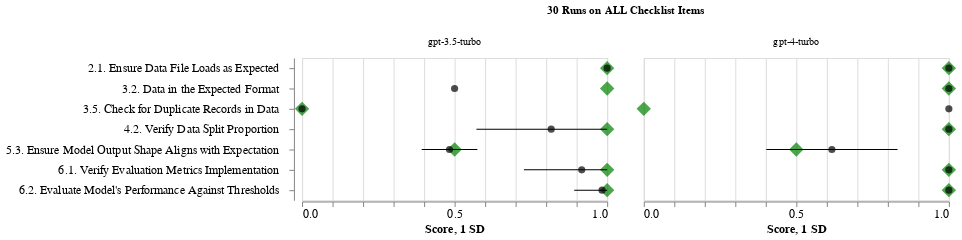

Here is the notebook cell this chart was saved with:
### Code cell
df_repo_4o__stat = pd.read_csv('score_stat_by_repo_4-turbo.csv')
df_repo_4o__stat_with_gt = df_repo_4o__stat.merge(gt, on=['id', 'title', 'repo'])
df_repo_4o__stat_with_gt['model'] = 'gpt-4-turbo'

df_repo_35turbo__stat_with_gt = df_repo__stat_with_gt.query("repo == 'lightfm'").copy()
df_repo_35turbo__stat_with_gt['model'] = 'gpt-3.5-turbo'

df_model_comp = pd.concat(
    (df_repo_35turbo__stat_with_gt, df_repo_4o__stat_with_gt), 
    axis=0
)

base = alt.Chart(
    df_model_comp
).transform_calculate(
    min="max(0, datum.mean-datum.std)",
    max="min(1, datum.mean+datum.std)"
)
    
# generate the points
points = base.mark_point(
    filled=True,
    size=50,
    color='black'
).encode(
    x=alt.X('mean:Q').scale(domainMin=0, domainMax=1).title("Score").axis(
        labelExpr="datum.value % 0.5 ? null : datum.label"
    ),
    y=alt.Y('id_title:N', title=None, axis=alt.Axis(labelPadding=10, labelLimit=1000, grid=False))#.scale(domainMin=0, domainMax=1).title('Score'),
)

# generate the points for ground truth
gt_points = base.mark_point(
    filled=True,
    size=200,
    color='green',
    shape="diamond"
).encode(
    x=alt.X('ground_truth:Q'),
    y=alt.Y('id_title:N')
)

# generate the error bars
errorbars = base.mark_errorbar().encode(
    x=alt.X("min:Q").title('1 SD'), #"id:N",
    x2="max:Q",
    y="id_title:N"
)

(
    gt_points + points + errorbars
).facet(
    column=alt.Column(
        'model:N'
    ).title(
        "30 Runs on ALL Checklist Items"
    )
).configure_axis( 
    labelFontSize=12, 
    titleFontSize=12
)

### Figure 1 — Vega-Lite specification as saved in the notebook (floating-point values rounded to 4 significant figures)
{"config": {"view": {"continuousWidth": 300, "continuousHeight": 300}, "axis": {"labelFontSize": 12, "titleFontSize": 12}}, "data": {"name": "data-9449d8cc537f0c6b2a0200b17ea17ab3"}, "facet": {"column": {"field": "model", "title": "30 Runs on ALL Checklist Items", "type": "nominal"}}, "spec": {"layer": [{"mark": {"type": "point", "color": "green", "filled": true, "shape": "diamond", "size": 200}, "encoding": {"x": {"field": "ground_truth", "type": "quantitative"}, "y": {"field": "id_title", "type": "nominal"}}, "transform": [{"calculate": "max(0, datum.mean-datum.std)", "as": "min"}, {"calculate": "min(1, datum.mean+datum.std)", "as": "max"}]}, {"mark": {"type": "point", "color": "black", "filled": true, "size": 50}, "encoding": {"x": {"axis": {"labelExpr": "datum.value % 0.5 ? null : datum.label"}, "field": "mean", "scale": {"domainMin": 0, "domainMax": 1}, "title": "Score", "type": "quantitative"}, "y": {"axis": {"grid": false, "labelLimit": 1000, "labelPadding": 10}, "field": "id_title", "title": null, "type": "nominal"}}, "transform": [{"calculate": "max(0, datum.mean-datum.std)", "as": "min"}, {"calculate": "min(1, datum.mean+datum.std)", "as": "max"}]}, {"mark": {"type": "errorbar"}, "encoding": {"x": {"field": "min", "title": "1 SD", "type": "quantitative"}, "x2": {"field": "max"}, "y": {"field": "id_title", "type": "nominal"}}, "transform": [{"calculate": "max(0, datum.mean-datum.std)", "as": "min"}, {"calculate": "min(1, datum.mean+datum.std)", "as": "max"}]}]}, "$schema": "https://vega.github.io/schema/vega-lite/v5.17.0.json", "datasets": {"data-9449d8cc537f0c6b2a0200b17ea17ab3": [{"repo": "lightfm", "id": 2.1, "count": 30.0, "mean": 1.0, "std": 0.0, "title": "Ensure Data File Loads as Expected", "id_title": "2.1. Ensure Data File Loads as Expected", "ground_truth": 1.0, "model": "gpt-3.5-turbo"}, {"repo": "lightfm", "id": 3.2, "count": 30.0, "mean": 0.5, "std": 0.0, "title": "Data in the Expected Format", "id_title": "3.2. Data in the Expected Format", "ground_truth": 1.0, "model": "gpt-3.5-turbo"}, {"repo": "lightfm", "id": 3.5, "count": 30.0, "mean": 0.0, "std": 0.0, "title": "Check for Duplicate Records in Data", "id_title": "3.5. Check for Duplicate Records in Data", "ground_truth": 0.0, "model": "gpt-3.5-turbo"}, {"repo": "lightfm", "id": 4.2, "count": 30.0, "mean": 0.8167, "std": 0.2451, "title": "Verify Data Split Proportion", "id_title": "4.2. Verify Data Split Proportion", "ground_truth": 1.0, "model": "gpt-3.5-turbo"}, {"repo": "lightfm", "id": 5.3, "count": 30.0, "mean": 0.4833, "std": 0.09129, "title": "Ensure Model Output Shape Aligns with Expectation", "id_title": "5.3. Ensure Model Output Shape Aligns with Expectation", "ground_truth": 0.5, "model": "gpt-3.5-turbo"}, {"repo": "lightfm", "id": 6.1, "count": 30.0, "mean": 0.9167, "std": 0.1895, "title": "Verify Evaluation Metrics Implementation", "id_title": "6.1. Verify Evaluation Metrics Implementation", "ground_truth": 1.0, "model": "gpt-3.5-turbo"}, {"repo": "lightfm", "id": 6.2, "count": 30.0, "mean": 0.9833, "std": 0.09129, "title": "Evaluate Model's Performance Against Thresholds", "id_title": "6.2. Evaluate Model's Performance Against Thresholds", "ground_truth": 1.0, "model": "gpt-3.5-turbo"}, {"repo": "lightfm", "id": 2.1, "count": 30.0, "mean": 1.0, "std": 0.0, "title": "Ensure Data File Loads as Expected", "id_title": "2.1. Ensure Data File Loads as Expected", "ground_truth": 1.0, "model": "gpt-4-turbo"}, {"repo": "lightfm", "id": 3.2, "count": 30.0, "mean": 1.0, "std": 0.0, "title": "Data in the Expected Format", "id_title": "3.2. Data in the Expected Format", "ground_truth": 1.0, "model": "gpt-4-turbo"}, {"repo": "lightfm", "id": 3.5, "count": 30.0, "mean": 1.0, "std": 0.0, "title": "Check for Duplicate Records in Data", "id_title": "3.5. Check for Duplicate Records in Data", "ground_truth": 0.0, "model": "gpt-4-turbo"}, {"repo": "lightfm", "id": 4.2, "count": 30.0, "mean": 1.0, "std": 0.0, "title": "Verify Data Split Proportion", "id_title": "4.2. Verify Data Split Proportion", "ground_truth": 1.0, "model": "gpt-4-turbo"}, {"repo": "lightfm", "id": 5.3, "count": 30.0, "mean": 0.6167, "std": 0.2151, "title": "Ensure Model Output Shape Aligns with Expectation", "id_title": "5.3. Ensure Model Output Shape Aligns with Expectation", "ground_truth": 0.5, "model": "gpt-4-turbo"}, {"repo": "lightfm", "id": 6.1, "count": 30.0, "mean": 1.0, "std": 0.0, "title": "Verify Evaluation Metrics Implementation", "id_title": "6.1. Verify Evaluation Metrics Implementation", "ground_truth": 1.0, "model": "gpt-4-turbo"}, {"repo": "lightfm", "id": 6.2, "count": 30.0, "mean": 1.0, "std": 0.0, "title": "Evaluate Model's Performance Against Thresholds", "id_title": "6.2. Evaluate Model's Performance Against Thresholds", "ground_truth": 1.0, "model": "gpt-4-turbo"}]}}
